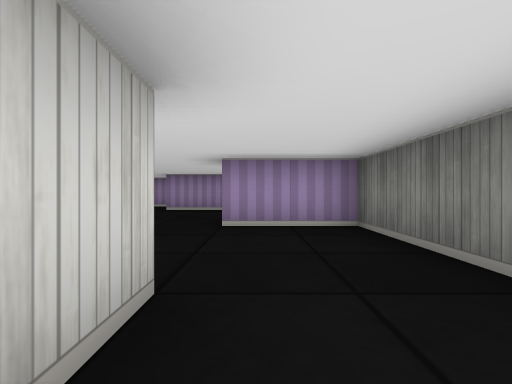
View 1 (above)

16 first-person views from a walk through a cub3D ray-caster map. The camera is about half as high as the walls, looks level and sees 80° across. The floor is counted in squares. Each view is taken from the middle of a square. On the plan, view 1 faces up. The plan holds only what a view shows up to about 9 squares ahead; the rest is blank.

View 2
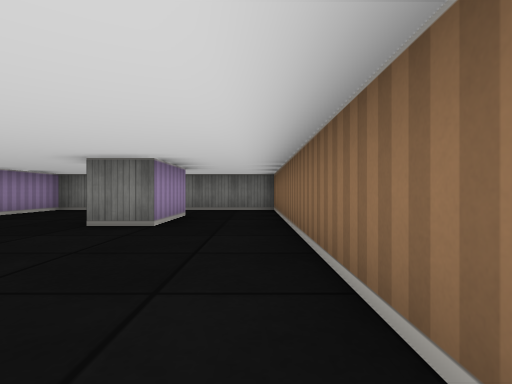

View 3
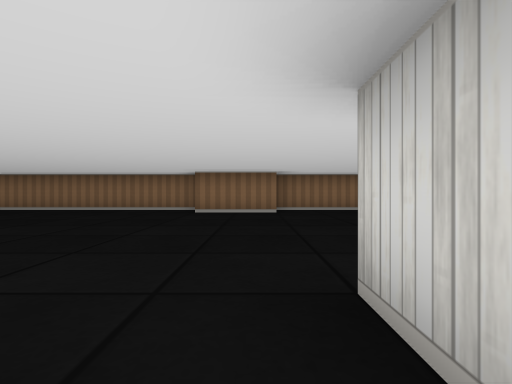

View 4
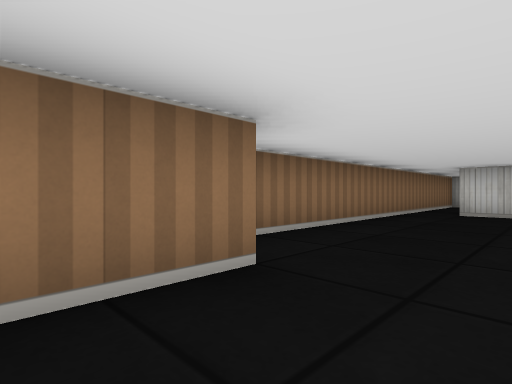

View 5
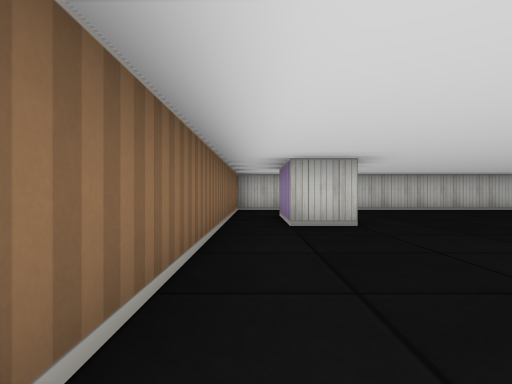

View 6
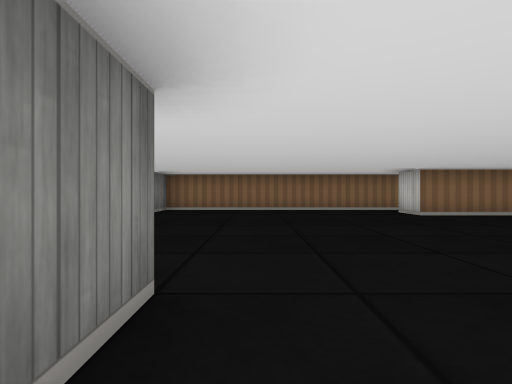

View 7
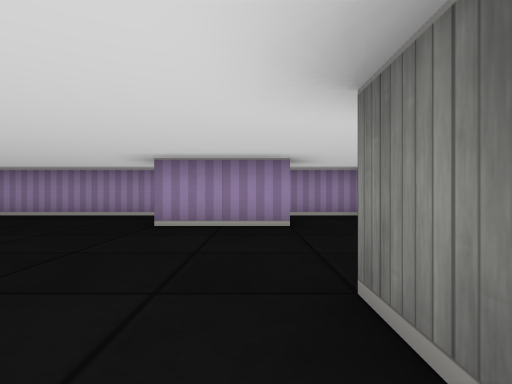

View 8
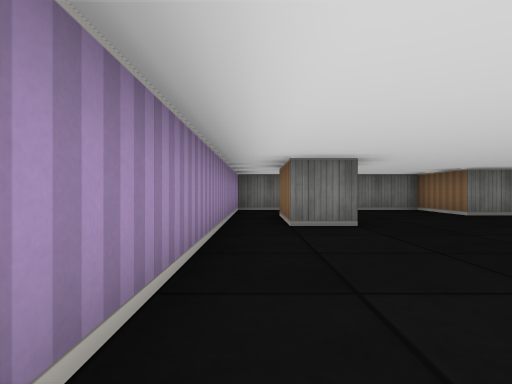

View 9
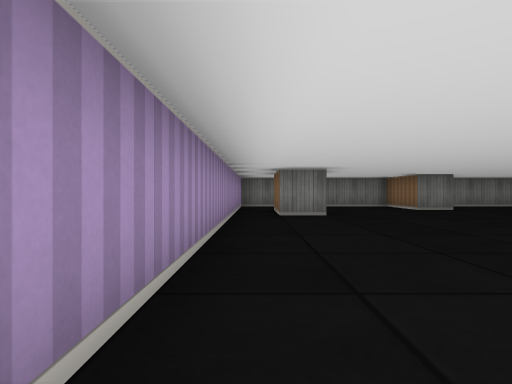

View 10
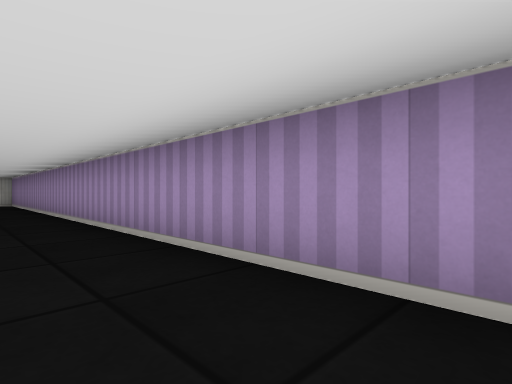

View 11
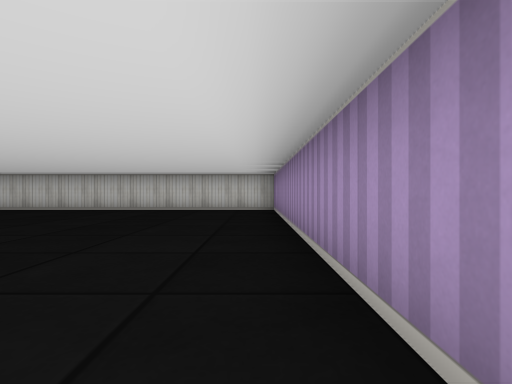

View 12
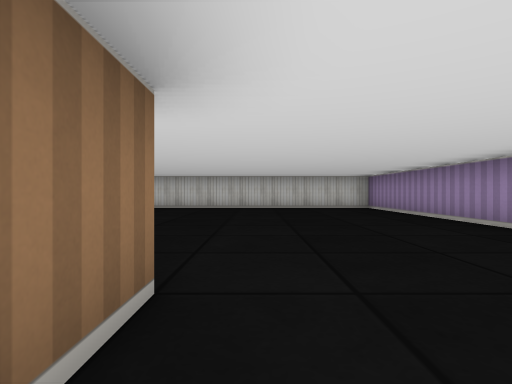

View 13
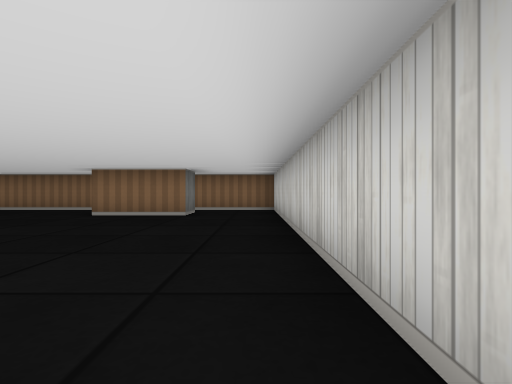

View 14
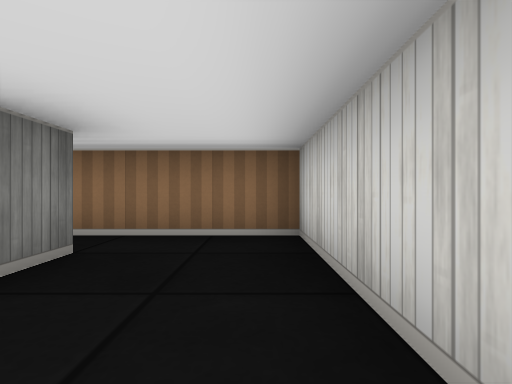

View 15
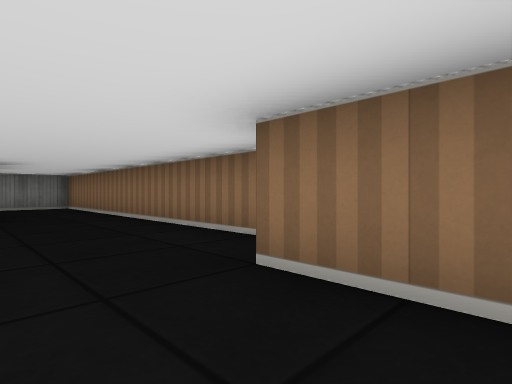

View 16
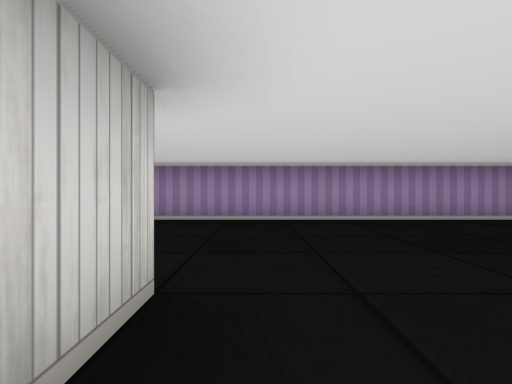

### Floor plan
Points are (right, up) in squares from view 1. A wall is a line through its corners. A room is listed if a view was taken in it or the views show most of it. See-through windows are left out.
Room 1 (view 1)
walls: (-0.5, -1.5) (1.5, -1.5) (1.5, 0.5)
ways out: opening at (-1.5, -0.5) to room 2; opening at (0.5, 1) to room 2
Room 2 (views 2, 3, 4, 5, 6, 7, 8, 9, 10, 11, 12, 13, 14, 15, 16)
walls: (-9.5, 6.5) (-9.5, 5.5); (-11.5, 5.5) (-11.5, 6.5) (-10.5, 6.5); (-7.4, -1.5) (-0.5, -1.5); (-15.5, 0.5) (-15.5, -0.5) (-17.5, -0.5) (-17.5, 0.5) (-15.5, 0.5); (-2.5, 10.5) (-19.5, 10.5) (-19.5, -0.5); (-0.5, 1.5) (-0.5, 0.5) (-2.5, 0.5) (-2.5, 1.5); (-0.5, 8.5) (-2.5, 8.5) (-2.5, 9.5); (-17.5, -1.5) (-9.5, -1.5) (-9.5, -0.5) (-7.5, -0.5); (1.5, 0.5) (1.5, 4.5) (-0.5, 4.5) (-0.5, 5.5) (1.5, 5.5) (1.5, 7.2)
ways out: opening at (-1.5, -0.5) to room 1; opening at (0.5, 1) to room 1; opening at (-1.5, 10) to room 3; opening at (0.5, 9) to room 3; opening at (-18.5, 0) to room 4; opening at (-16.5, -1) to room 4
Room 3 (no view inside)
walls: (1.2, 10.5) (-2.5, 10.5); (1.5, 9.2) (1.5, 10.5); (-2.5, 9.5) (-0.5, 9.5)
ways out: opening at (-1.5, 10) to room 2; opening at (0.5, 9) to room 2
Room 4 (no view inside)
walls: (-19.5, -0.5) (-19.5, -1.5) (-17.5, -1.5)
ways out: opening at (-18.5, 0) to room 2; opening at (-16.5, -1) to room 2

Where each view was taken, in squares from view 1:
view 1: 0 up, 0 right, facing up
view 2: 1 down, 7 left, facing right
view 3: 7 up, 9 left, facing down
view 4: 1 up, 8 left, facing down-left
view 5: 1 down, 11 left, facing left
view 6: 7 up, 12 left, facing down
view 7: 4 up, 1 left, facing up
view 8: 10 up, 7 left, facing right
view 9: 10 up, 9 left, facing right
view 10: 9 up, 6 left, facing up-left
view 11: 10 up, 11 left, facing left
view 12: 7 up, 10 left, facing left
view 13: 7 up, 19 left, facing down
view 14: 2 up, 19 left, facing down
view 15: 1 up, 9 left, facing down-right
view 16: 5 up, 9 left, facing up
